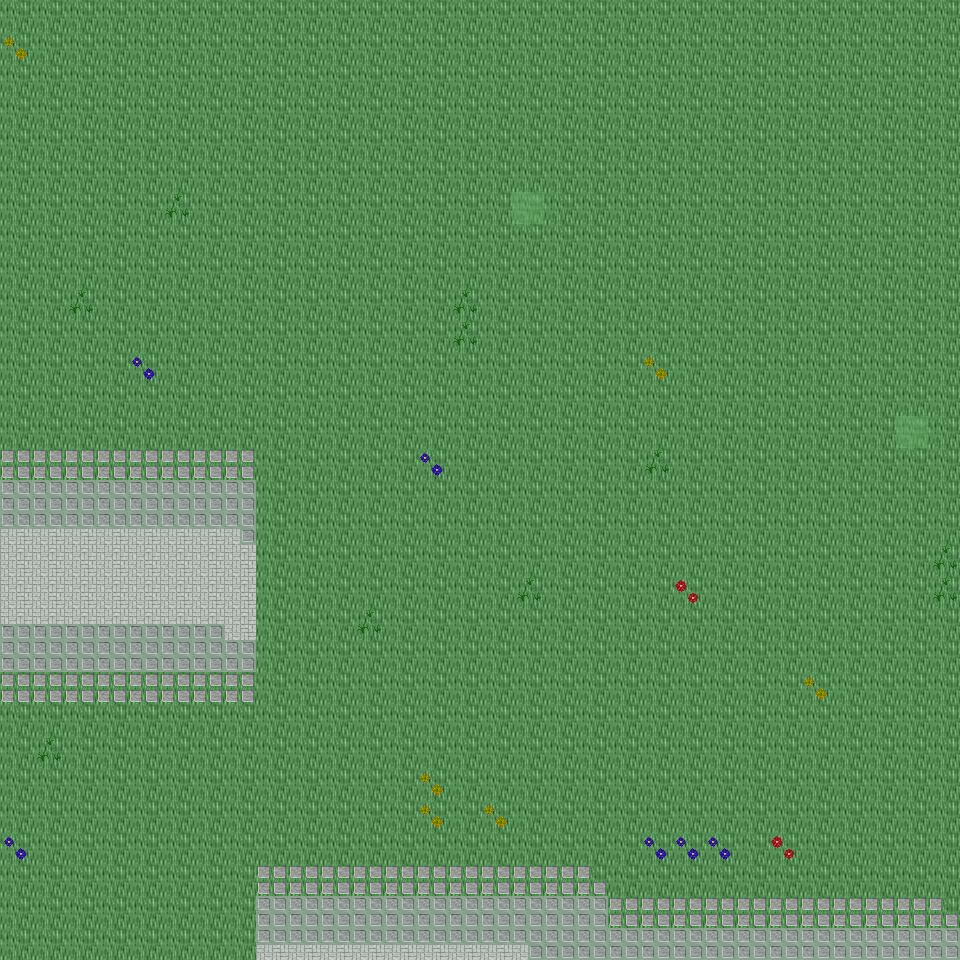

Below is a game level as drawn by its tile map, then a one-line description and the .tmx that defines it (tile-layer data replaced by summaries):
An orthogonal 30x30 tile map with 32x32 px tiles, 6 tile layers (Ground, Object, Object2, Above, ...), 19 tilesets and 2 objects (2x mapExit).

<map version="1.0" orientation="orthogonal" renderorder="right-down" width="30" height="30" tilewidth="32" tileheight="32" nextobjectid="3">
  <tileset firstgid="1" name="tileset_ground_ground" tilewidth="32" tileheight="32" tilecount="33" columns="3">
    <image source="../drawable/tileset_ground_ground.png" width="96" height="352" />
  </tileset>
  <tileset firstgid="34" name="tileset_ground_water_pool" tilewidth="32" tileheight="32" tilecount="72" columns="3">
    <image source="../drawable/tileset_ground_water_pool.png" width="96" height="768" />
  </tileset>
  <tileset firstgid="106" name="tileset_ground_ridge_earth_dark" tilewidth="32" tileheight="32" tilecount="96" columns="12">
    <image source="../drawable/tileset_ground_ridge_earth_dark.png" width="384" height="256" />
  </tileset>
  <tileset firstgid="202" name="tileset_ground_grass_edges" tilewidth="32" tileheight="32" tilecount="36" columns="12">
    <image source="../drawable/tileset_ground_grass_edges.png" width="384" height="96" />
  </tileset>
  <tileset firstgid="238" name="tileset_ground_earth_edges" tilewidth="32" tileheight="32" tilecount="18" columns="6">
    <image source="../drawable/tileset_ground_earth_edges.png" width="192" height="96" />
  </tileset>
  <tileset firstgid="256" name="tileset_ground_grass_corners" tilewidth="32" tileheight="32" tilecount="24" columns="6">
    <image source="../drawable/tileset_ground_grass_corners.png" width="192" height="128" />
  </tileset>
  <tileset firstgid="280" name="tileset_plant_grasses" tilewidth="32" tileheight="32" tilecount="6" columns="3">
    <image source="../drawable/tileset_plant_grasses.png" width="96" height="64" />
  </tileset>
  <tileset firstgid="286" name="tileset_plant_flower_daisy_blue" tilewidth="32" tileheight="32" tilecount="8" columns="2">
    <image source="../drawable/tileset_plant_flower_daisy_blue.png" width="64" height="128" />
  </tileset>
  <tileset firstgid="294" name="tileset_plant_flower_daisy_yellow" tilewidth="32" tileheight="32" tilecount="8" columns="2">
    <image source="../drawable/tileset_plant_flower_daisy_yellow.png" width="64" height="128" />
  </tileset>
  <tileset firstgid="302" name="tileset_plant_bush_bushes" tilewidth="32" tileheight="32" tilecount="10" columns="5">
    <image source="../drawable/tileset_plant_bush_bushes.png" width="160" height="64" />
  </tileset>
  <tileset firstgid="312" name="tileset_plant_flower_daisy_red" tilewidth="32" tileheight="32" tilecount="8" columns="2">
    <image source="../drawable/tileset_plant_flower_daisy_red.png" width="64" height="128" />
  </tileset>
  <tileset firstgid="320" name="tileset_plant_flower_daisy_white" tilewidth="32" tileheight="32" tilecount="8" columns="2">
    <image source="../drawable/tileset_plant_flower_daisy_white.png" width="64" height="128" />
  </tileset>
  <tileset firstgid="328" name="tileset_item_statue_bird" tilewidth="32" tileheight="32" tilecount="8" columns="2">
    <image source="../drawable/tileset_item_statue_bird.png" width="64" height="128" />
  </tileset>
  <tileset firstgid="336" name="tileset_logic_collision" tilewidth="32" tileheight="32" tilecount="1" columns="1">
    <image source="../drawable/tileset_logic_collision.png" width="32" height="32" />
  </tileset>
  <tileset firstgid="337" name="tileset_ground_green_paving" tilewidth="32" tileheight="32" tilecount="18" columns="3">
    <image source="../drawable/tileset_ground_green_paving.png" width="96" height="192" />
  </tileset>
  <tileset firstgid="355" name="tileset_logic_protection" tilewidth="32" tileheight="32" tilecount="2" columns="2">
    <image source="../drawable/tileset_logic_protection.png" width="64" height="32" />
  </tileset>
  <tileset firstgid="357" name="tileset_building_castle" tilewidth="32" tileheight="32" tilecount="320" columns="20">
    <image source="../drawable/tileset_building_castle.png" width="640" height="512" />
  </tileset>
  <tileset firstgid="677" name="tileset_logic_creature_reptile" tilewidth="32" tileheight="32" tilecount="7" columns="7">
    <image source="../drawable/tileset_logic_creature_reptile.png" width="224" height="32" />
  </tileset>
  <tileset firstgid="684" name="tileset_logic_creature_rodent" tilewidth="32" tileheight="32" tilecount="8" columns="8">
    <image source="../drawable/tileset_logic_creature_rodent.png" width="256" height="32" />
  </tileset>
  <layer name="Ground" width="30" height="30">
    <data>[900 cells, 900 non-empty, 2 distinct tile ids]</data>
  </layer>
  <layer name="Object" width="30" height="30">
    <data>[900 cells, 119 non-empty, 6 distinct tile ids]</data>
  </layer>
  <layer name="Object2" width="30" height="30">
    <data>[900 cells, 26 non-empty, 5 distinct tile ids]</data>
  </layer>
  <layer name="Above" width="30" height="30">
    <data>[900 cells, 0 non-empty, 0 distinct tile ids]</data>
  </layer>
  <layer name="Above2" width="30" height="30">
    <data>[900 cells, 0 non-empty, 0 distinct tile ids]</data>
  </layer>
  <layer name="Walkable" width="30" height="30">
    <data>[900 cells, 2 non-empty, 1 distinct tile ids]</data>
  </layer>
  <objectgroup name="MapEvents">
    <object id="1" name="south" type="mapExit" x="0" y="928" width="960" height="32">
      <properties>
        <property name="map" value="level_0_x89_y94" />
        <property name="x" value="0" />
        <property name="y" value="1" />
      </properties>
    </object>
    <object id="2" name="west" type="mapExit" x="0" y="0" width="32" height="960">
      <properties>
        <property name="map" value="level_0_x88_y93" />
        <property name="x" value="28" />
        <property name="y" value="0" />
      </properties>
    </object>
  </objectgroup>
</map>
